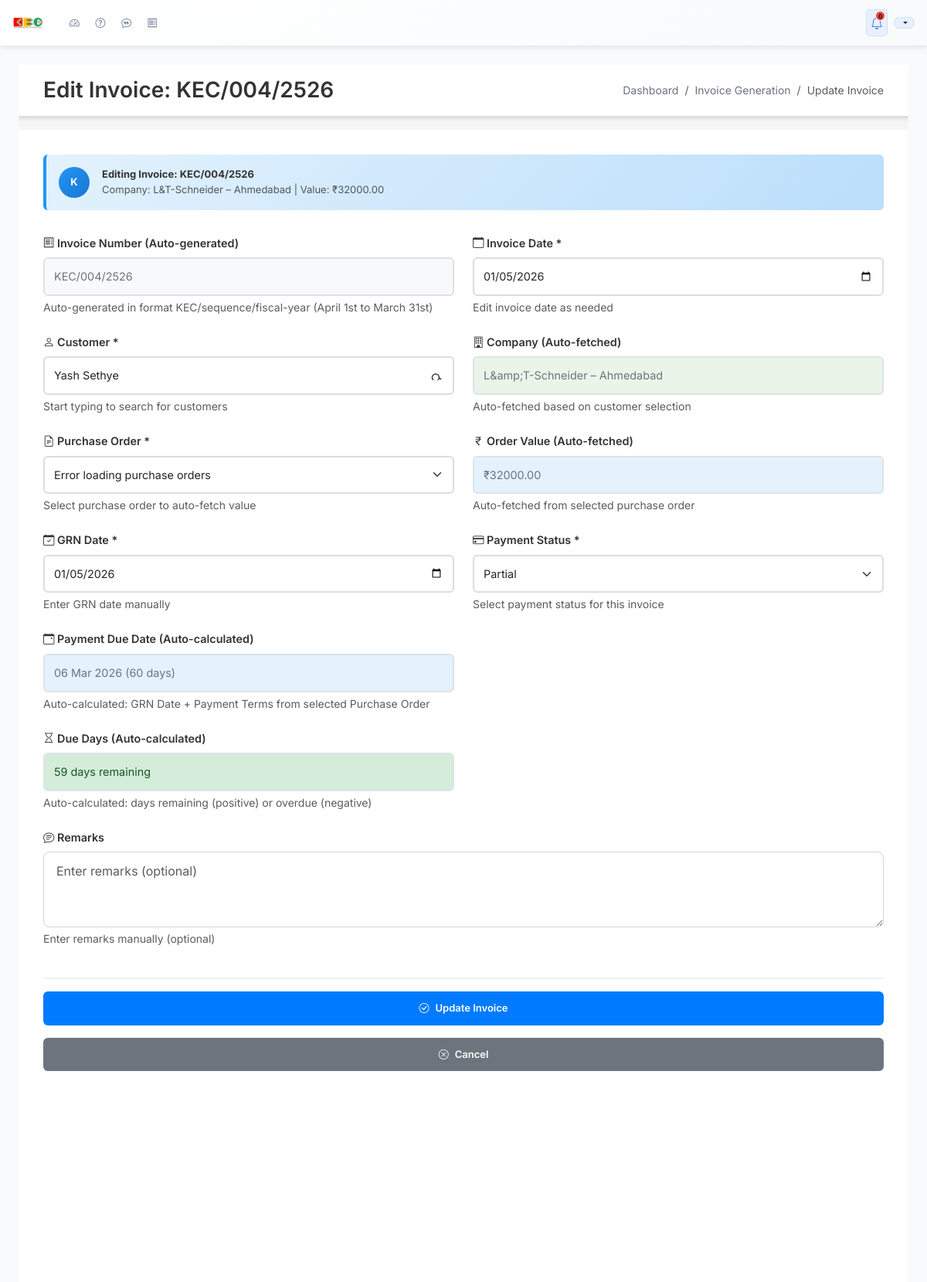
The page /invoices/edit/38/ (signed in) on the database its author committed.
### dashboard/models.py (models this page shows, shortened)
class Invoice(models.Model):
    invoice_number = models.CharField(
        max_length=50,
        unique=True,
        verbose_name="Invoice Number",
        help_text="Auto-generated in format KEC/051/2526",
        blank=True  # Allow blank since it's auto-generated
    )
    invoice_date = models.DateField(
        verbose_name="Invoice Date",
        help_text="Enter invoice date manually"
    )
    company = models.ForeignKey(
        Contact,
        on_delete=models.CASCADE,
        verbose_name="Company",
        related_name='invoices',
        help_text="Select company from database"
    )
    customer_name = models.CharField(
        max_length=200,
        verbose_name="Customer Name",
        help_text="Auto-fetched based on client selection",
        blank=True  # Allow blank since it's auto-filled
    )
    purchase_order = models.ForeignKey(
        PurchaseOrder,
        on_delete=models.CASCADE,
        verbose_name="Purchase Order",
        help_text="Select purchase order to auto-fetch value"
    )
    order_value = models.DecimalField(
        max_digits=12,
        decimal_places=2,
        verbose_name="Order Value",
        help_text="Auto-fetched from selected purchase order",
        null=True,  # Allow null since it's auto-filled
        blank=True  # Allow blank since it's auto-filled
    )
    grn_date = models.DateField(
        verbose_name="GRN Date",
        help_text="Enter GRN date manually"
    )
    payment_due_date = models.DateField(
        verbose_name="Payment Due Date",
        help_text="Auto-calculated: GRN Date + Payment Terms from selected Purchase Order",
        null=True,  # Allow null since it's auto-calculated
        blank=True  # Allow blank since it's auto-calculated
    )
    due_days = models.IntegerField(
        verbose_name="Due Days",
        help_text="Auto-calculated: days remaining (positive) or overdue (negative)",
        null=True,  # Allow null since it's auto-calculated
        blank=True  # Allow blank since it's auto-calculated
    )
    remarks = models.TextField(
        blank=True,
        null=True,
        verbose_name="Remarks",
        help_text="Enter remarks manually (optional)"
    )
    STATUS_CHOICES = [
        ('draft', 'Draft'),
        ('sent', 'Sent'),
        ('invoiced', 'Invoiced'),
        ('paid', 'Paid'),
        ('partial', 'Partial'),
        ('overdue', 'Overdue'),
        ('cancelled', 'Cancelled'),
    ]
    status = models.CharField(
        max_length=20,
        choices=STATUS_CHOICES,
        default='draft',
        verbose_name="Invoice Status",
        help_text="Current status of the invoice"
    )
    created_at = models.DateTimeField(auto_now_add=True)
    updated_at = models.DateTimeField(auto_now=True)
    class Meta:
        verbose_name = "Invoice"
        verbose_name_plural = "Invoices"
        ordering = ['-created_at']

class Contact(models.Model):
    email = models.EmailField(verbose_name="Email Address", blank=True, null=True)
    phone = models.CharField(max_length=20, verbose_name="Phone Number", blank=True, null=True)
    company = models.ForeignKey(Company, on_delete=models.CASCADE, verbose_name="Company")
    location_city = models.CharField(max_length=100, verbose_name="Location (City)", blank=True)
    individual_address = models.TextField(verbose_name="Individual Address", blank=True, null=True)
    customer_name = models.CharField(max_length=200, verbose_name="Customer Name", blank=True, null=True)
    email = models.EmailField(verbose_name="Email Address", blank=True, null=True)  # Legacy field
    plant = models.CharField(max_length=100, verbose_name="Plant Location", blank=True, null=True)
    address = models.TextField(verbose_name="Address", blank=True, null=True)
    created_at = models.DateTimeField(auto_now_add=True)
    updated_at = models.DateTimeField(auto_now=True)
    class Meta:
        verbose_name = "Contact"
        verbose_name_plural = "Contacts"
        ordering = ['-created_at']

class Company(models.Model):
    company_name = models.CharField(max_length=200, verbose_name="Company Name")
    city = models.CharField(max_length=100, verbose_name="City")
    address = models.TextField(verbose_name="Company Address")
    created_at = models.DateTimeField(auto_now_add=True)
    updated_at = models.DateTimeField(auto_now=True)
    def __str__(self):
        return f"{self.company_name} – {self.city}"
    class Meta:
        verbose_name = "Company"
        verbose_name_plural = "Companies"
        ordering = ['company_name', 'city']
        unique_together = ['company_name', 'city']

### dashboard/views.py (the view)
# urls.py: path('invoices/edit/<int:invoice_id>/', views.invoice_edit_view, name='invoice_edit'),
@login_required
def invoice_edit_view(request, invoice_id):
    invoice = get_object_or_404(Invoice, id=invoice_id)
    if request.method == 'POST':
        form = InvoiceForm(request.POST, instance=invoice)
        if 'company' in request.POST and request.POST['company']:
            try:
                company_id = int(request.POST['company'])
                company = Contact.objects.get(id=company_id)
                form.fields['purchase_order'].queryset = PurchaseOrder.objects.filter(
                    company=company
                ).order_by('-created_at')
            except (ValueError, Contact.DoesNotExist):
                pass
        if form.is_valid():
            invoice = form.save()
            messages.success(request, f'Invoice {invoice.invoice_number} updated successfully!')
            return redirect('dashboard:invoice_management')
        else:
            for field, errors in form.errors.items():
                for error in errors:
                    messages.error(request, f'{field}: {error}')
    else:
        form = InvoiceForm(instance=invoice)
    return render(request, 'dashboard/invoice_form.html', {
        'form': form,
        'title': f'Edit Invoice: {invoice.invoice_number}',
        'action': 'Update',
        'invoice_obj': invoice,
        'is_edit': True
    })

### dashboard/templates/dashboard/invoice_form.html (shortened to what this page needs)
{% extends 'dashboard/base.html' %}
{% block body_class %}scrollable-page{% endblock %}
{% block content %}
<div class="simple-form-page">
    <div class="simple-form-wrapper">
        <div class="simple-header">
            <h3>{{ title }}</h3>
            <nav aria-label="breadcrumb">
                <ol class="breadcrumb">
                    <li class="breadcrumb-item"><a href="{% url 'dashboard:index' %}">Dashboard</a></li>
                    <li class="breadcrumb-item"><a href="{% url 'dashboard:invoice_management' %}">Invoice Generation</a></li>
                    <li class="breadcrumb-item active">{{ action }} Invoice</li>
                </ol>
            </nav>
        </div>
        <div class="simple-form-container">
            {% if is_edit and invoice_obj %}
                <div class="edit-indicator">
                    <div class="user-initial">
                        {{ invoice_obj.invoice_number|first|upper }}
                    </div>
                    <div>
                        <strong>Editing Invoice: {{ invoice_obj.invoice_number }}</strong>
                        <div class="text-muted">Company: {{ invoice_obj.company.company }} | Value: ₹{{ invoice_obj.order_value }}</div>
                    </div>
                </div>
            {% endif %}
            <form method="post" class="simple-form" id="invoice-form">
                <div class="form-row">
                    <div class="form-group">
                        <label for="invoice-number-display">
                            <i class="bi bi-receipt"></i> Invoice Number (Auto-generated)
                        </label>
                        <input type="text" id="invoice-number-display" class="form-control" readonly
                               placeholder="Will be auto-generated as KEC/051/2526"
                               value="{% if is_edit and invoice_obj %}{{ invoice_obj.invoice_number }}{% else %}Will be auto-generated{% endif %}">
                        <small class="form-text text-muted">Auto-generated in format KEC/sequence/fiscal-year (April 1st to March 31st)</small>
                    </div>
                    <div class="form-group">
                        <label for="{{ form.invoice_date.id_for_label }}">
                            <i class="bi bi-calendar"></i> Invoice Date *
                        </label>
                        {{ form.invoice_date }}
                        <small class="form-text text-muted">{% if is_edit %}Edit invoice date as needed{% else %}Current date set by default, change if needed{% endif %}</small>
                    </div>
                </div>
                <div class="form-row">
                    <div class="form-group">
                        <label for="{{ form.customer_select.id_for_label }}">
                            <i class="bi bi-person"></i> Customer *
                        </label>
                        {{ form.customer_select }}
                        <small class="form-text text-muted">Start typing to search for customers</small>
                    </div>
                    <div class="form-group">
                        <label for="company-display">
                            <i class="bi bi-building"></i> Company (Auto-fetched)
                        </label>
                        <input type="text" id="company-display" class="form-control" readonly placeholder="Select customer first">
                        <small class="form-text text-muted">Auto-fetched based on customer selection</small>
                    </div>
                </div>
                <div class="form-row">
                    <div class="form-group">
                        <label for="{{ form.purchase_order.id_for_label }}">
                            <i class="bi bi-file-earmark-text"></i> Purchase Order *
                        </label>
                        {{ form.purchase_order }}
                        <small class="form-text text-muted">Select purchase order to auto-fetch value</small>
                    </div>
                    <div class="form-group">
                        <label for="order-value-display">
                            <i class="bi bi-currency-rupee"></i> Order Value (Auto-fetched)
                        </label>
                        <input type="text" id="order-value-display" class="form-control" readonly placeholder="Select purchase order first">
                        <small class="form-text text-muted">Auto-fetched from selected purchase order</small>
                    </div>
                </div>
                <div class="form-row">
                    <div class="form-group">
                        <label for="{{ form.grn_date.id_for_label }}">
                            <i class="bi bi-calendar-check"></i> GRN Date *
                        </label>
                        {{ form.grn_date }}
                        <small class="form-text text-muted">Enter GRN date manually</small>
                    </div>
                    <div class="form-group">
                        <label for="{{ form.status.id_for_label }}">
                            <i class="bi bi-credit-card"></i> Payment Status *
                        </label>
                        {{ form.status }}
                        <small class="form-text text-muted">Select payment status for this invoice</small>
                    </div>
                </div>
                <div class="form-row">
                    <div class="form-group">
                        <label for="payment-due-display">
                            <i class="bi bi-calendar-event"></i> Payment Due Date (Auto-calculated)
                        </label>
                        <input type="text" id="payment-due-display" class="form-control" readonly placeholder="GRN Date + Payment Terms from PO">
                        <small class="form-text text-muted">Auto-calculated: GRN Date + Payment Terms from selected Purchase Order</small>
                    </div>
                </div>
                <div class="form-row">
                    <div class="form-group">
                        <label for="due-days-display">
                            <i class="bi bi-hourglass"></i> Due Days (Auto-calculated)
                        </label>
                        <input type="text" id="due-days-display" class="form-control" readonly placeholder="Will be calculated">
                        <small class="form-text text-muted">Auto-calculated: days remaining (positive) or overdue (negative)</small>
                    </div>
                </div>
                <div class="form-group">
                    <label for="{{ form.remarks.id_for_label }}">
                        <i class="bi bi-chat-text"></i> Remarks
                    </label>
                    {{ form.remarks }}
                    <small class="form-text text-muted">Enter remarks manually (optional)</small>
                </div>
                <div class="form-actions">
                    <button type="submit" class="btn-primary">
                        <i class="bi bi-check-circle me-2"></i>{{ action }} Invoice
                    </button>
                    <a href="{% url 'dashboard:invoice_management' %}" class="btn-secondary">
                        <i class="bi bi-x-circle me-2"></i>Cancel
                    </a>
                </div>
            </form>
        </div>
    </div>
</div>
{% endblock %}

### rows shown on the page
Invoice: invoice_number|first "K", invoice_number "KEC/004/2526", company.company "L&T-Schneider – Ahmedabad", order_value "32000.00", invoice_date "01/05/2026", purchase_order "Error loading purchase orders", grn_date "01/05/2026", status "Partial"

### other values the page prints
{{ title }} "Edit Invoice: KEC/004/2526"
{{ action }} "Update"
